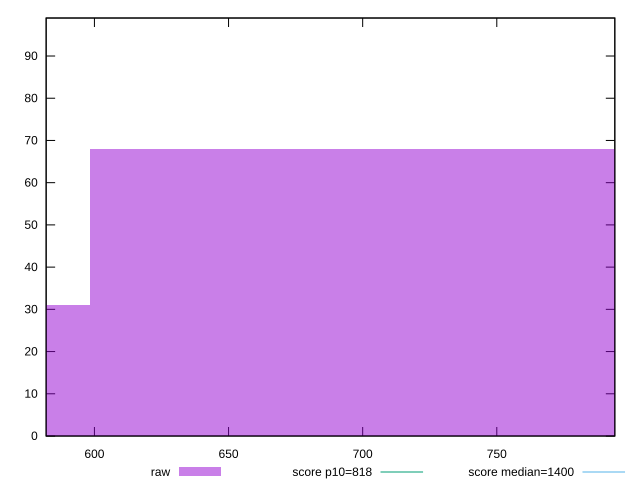

gnuplot code for this plot:
reset

$raw <<EOF
717.9103676091273 68
478.6069117394182 31
EOF

set key outside below
set boxwidth 239.3034558697091
set xrange [582:794]
set yrange [0:99]
set trange [0:99]
set style fill transparent solid 0.5 noborder

set parametric
set terminal svg size 640, 490 enhanced background rgb 'white'
set output "reports/report_00027_2021-02-24T12-40-31.850Z/dom-size/samples/card/raw/histogram.svg"

plot $raw title "raw" with boxes, \
     818,t title "score p10=818", \
     1400,t title "score median=1400"

reset
